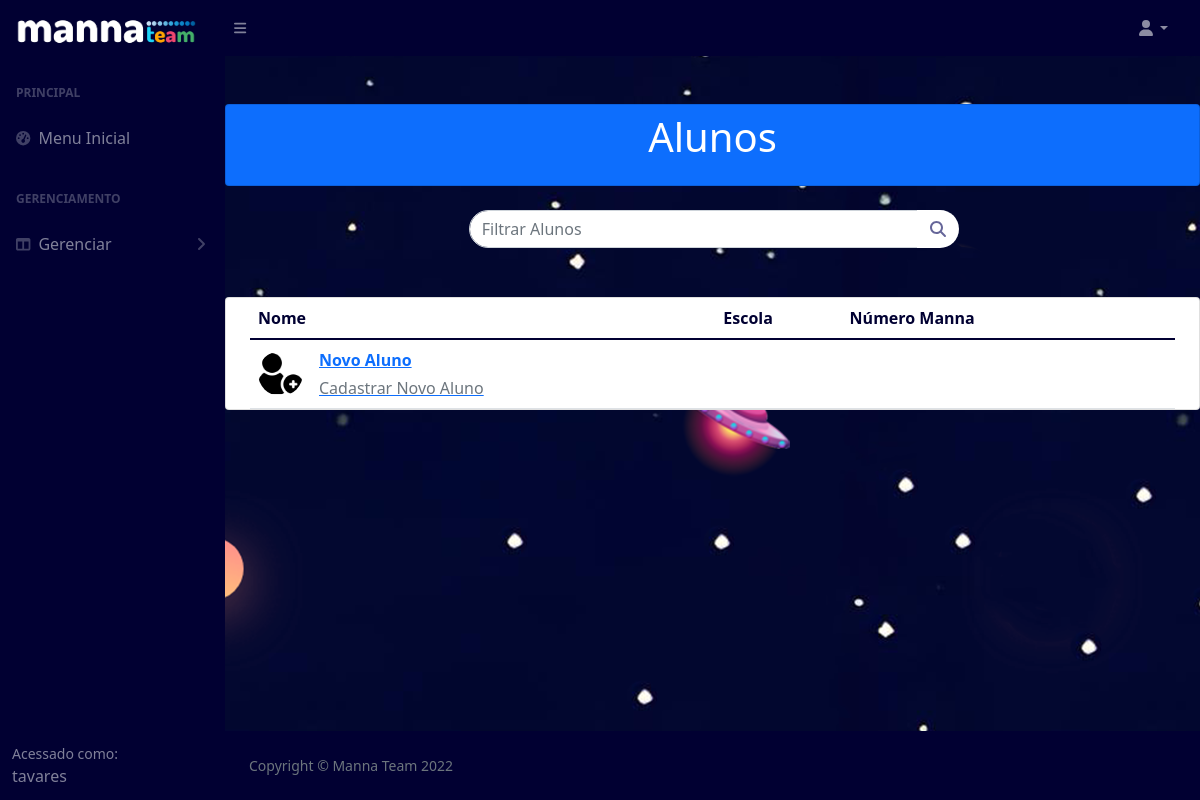
Page /alunos (signed in) on the earlier database version.
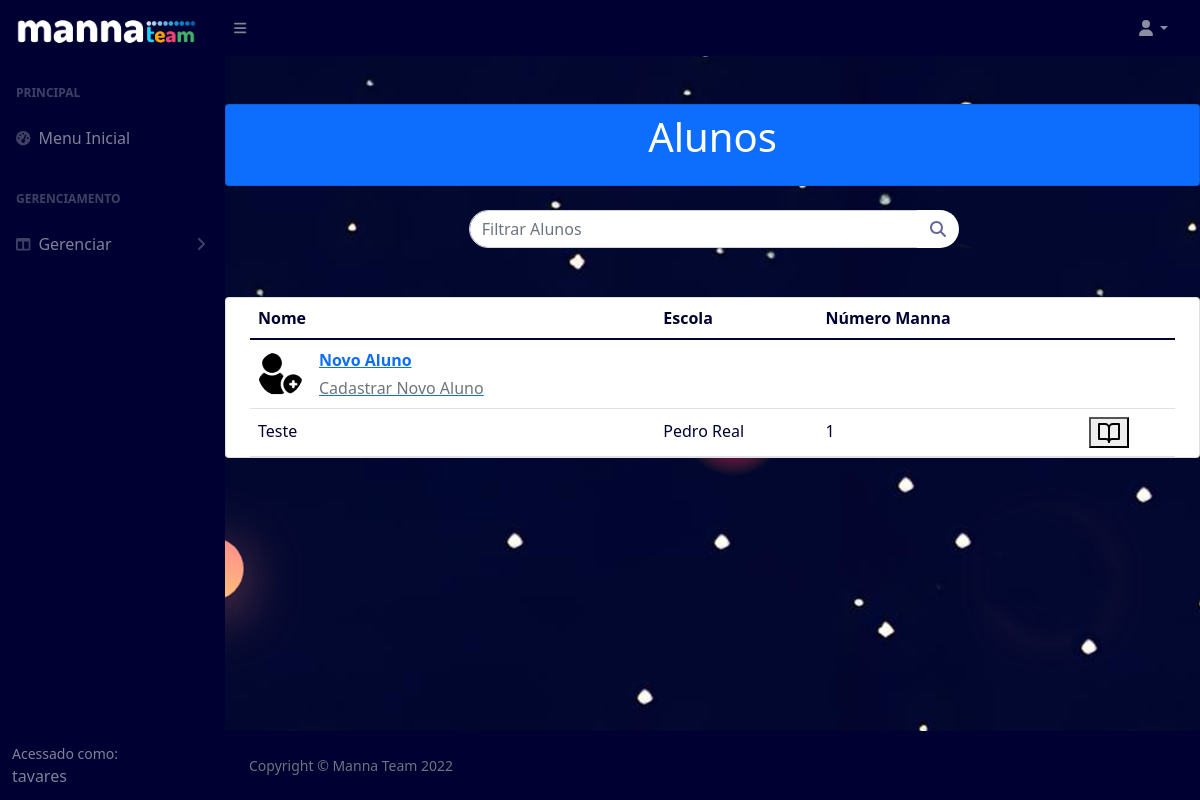
Same page on the later database version.
### pages/models.py (models this page shows, shortened)
class Student(models.Model):
    name = models.CharField('Nome', max_length=200)
    gender = models.CharField('Gênero:', choices=GENDER_CHOICES, default="Masculino", max_length=50)
    birthday = models.DateField('Data de Nascimento')
    school = models.CharField('Escola', max_length=200)
    mannaNumber = models.IntegerField('Número do Manna')
    hub = models.ForeignKey('Hub',on_delete=models.PROTECT, blank=True, null=True)
    project = models.ForeignKey(Project,on_delete=models.PROTECT, verbose_name="Projeto", blank=True, null=True)
    event = models.ForeignKey(Event,on_delete=models.PROTECT, verbose_name="Evento", blank=True, null=True)

### pages/views.py (the view)
# urls.py: path('alunos', StudentList.as_view(), name="alunos"),
class StudentList(LoginRequiredMixin, ListView):
	login_url = reverse_lazy('login')
	model = Student
	template_name = 'pages/student-list.html'

### pages/templates/pages/student-list.html (shortened to what this page needs)
{% extends 'pages/base.html' %}
{% load static %}
{% block content %}
<section class="pricing py-5">
<div class="container">
  <div class="row">
  <div class="card mb-4 bg-primary">
  <header class="bg-primary text-center py-2 mb-2">
    <div class="container">
      <h1 class="fw-light text-white">Alunos</h1>
    </div>
  </header>
  </div>
  <div id="content">
    <form class='form-inline' method="POST" action="{% url 'filtro-aluno' %}">
      <div class="input-group">
        <input type='text' name='search' class="form-control search-form " placeholder="Filtrar Alunos">
        <span class="input-group-btn" style="width:39px">
          <button id="search-this" type="submit" class="pull-right btn btn-default search-btn">
              <i class="fa fa-search"></i>
          </button>
        </span>
      </div>
    </form>
  </div>
  <div class="card mb-4 bg-white">
  <div class="container">
    <div class="row">
      <table id ="table" class="table align-middle mb-0 bg-white">
        <thead class="bg-white">
          <tr>
            <th>Nome</th>
            <th>Escola</th>
            <th>Número Manna</th>
          </tr>
        </thead>
        <tbody>
          <tr>
            <td>
              <div class="d-flex align-items-center">
                <img
                    src="{% static 'img/plus.png' %}"
                    alt=""
                    style="width: 45px; height: 45px"
                    class="rounded-circle"
                    />
                <div class="ms-3">
                  <a href="{% url 'cadastro-aluno' %}">
                  <p class="fw-bold mb-1">Novo Aluno</p>
                  <p class="text-muted mb-0">Cadastrar Novo Aluno</p></a>
                </div>
              </div>
            </td>
            <td>
            </td>
            <td>
            </td>
            <td></td>
            <td>
            </td>
          </tr>
          {% for student in object_list %}
          <tr>
            <td>
              <p class="fw-normal mb-1">{{student.name}}</p>
            </td>
            <td>
              <p class="fw-normal mb-1">{{student.school}}</p>
            </td>
            <td>
              <p class="fw-normal mb-1">{{student.mannaNumber}}</p>
            </td>
            <td>
            </td>
              <td>
                <form method="POST" action="{% url 'aluno' %}">
                <button type="submit"><h6 data-feather="book-open"></h6></button>
                </form>
              </td>
          </tr>
        {% endfor %}
        </tbody>
      </table>
    </div>
  </div>
</div>
 </div>
</div>
</section>
        {% endblock %}

Differences in the rows shown:
added Student: name "Teste", school "Pedro Real", mannaNumber "1"
